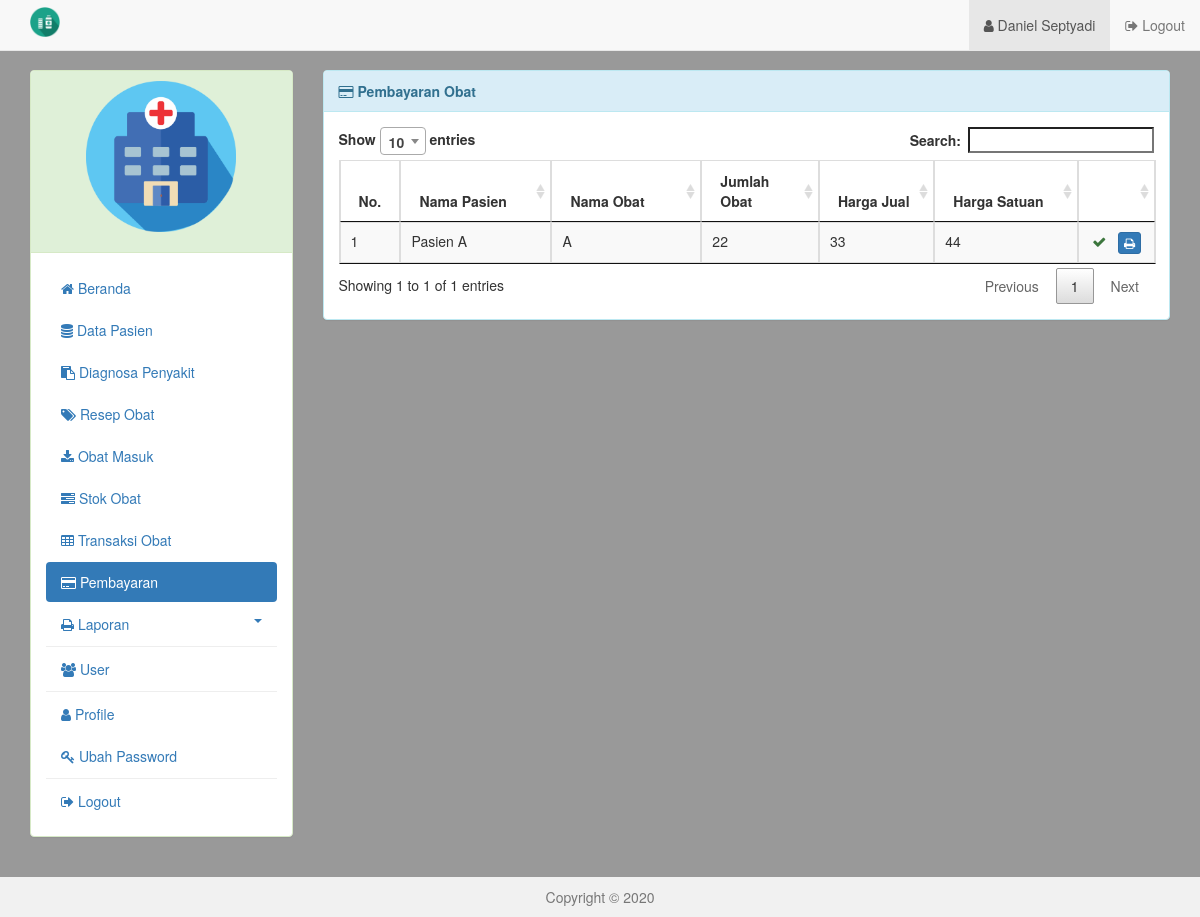
/users?menu=pembayaran (signed in), run on the app's committed database.
### tables this page shows
CREATE TABLE `tbl_user` (
  `id_user` int(10) NOT NULL,
  `nama_lengkap` text DEFAULT NULL,
  `jk` enum('Laki-Laki','Perempuan') DEFAULT NULL,
  `tlp` varchar(16) DEFAULT NULL,
  `username` text DEFAULT NULL,
  `password` text DEFAULT NULL,
  `level` text DEFAULT NULL,
  `tgl_user` datetime DEFAULT NULL
);

CREATE TABLE `tbl_transaksi` (
  `id_transaksi` int(10) NOT NULL,
  `id_pasien` int(10) DEFAULT NULL,
  `id_resep` int(10) DEFAULT NULL,
  `id_stok` int(10) DEFAULT NULL,
  `tanggal_transaksi` date DEFAULT NULL
);

CREATE TABLE `tbl_pasien` (
  `id_pasien` int(11) NOT NULL,
  `nama_pasien` varchar(30) DEFAULT NULL,
  `tempat_lahir` varchar(15) DEFAULT NULL,
  `tanggal_lahir` date DEFAULT NULL,
  `jk_pasien` char(1) DEFAULT NULL,
  `umur_pasien` int(3) DEFAULT NULL,
  `alamat_pasien` text DEFAULT NULL,
  `agama` varchar(10) DEFAULT NULL,
  `tlp_pasien` varchar(15) DEFAULT NULL
);

CREATE TABLE `tbl_resep` (
  `id_resep` int(10) NOT NULL,
  `id_pasien` int(10) DEFAULT NULL,
  `id_dokter` int(10) DEFAULT NULL,
  `tanggal_resep` date DEFAULT NULL,
  `nama_obat` varchar(30) DEFAULT NULL,
  `jenis_obat` varchar(5) DEFAULT NULL,
  `keterangan` text DEFAULT NULL
);

CREATE TABLE `tbl_stok` (
  `id_stok` int(10) NOT NULL,
  `id_masuk` int(10) DEFAULT NULL,
  `dosis_obat` int(3) DEFAULT NULL,
  `jumlah_obat` int(8) DEFAULT NULL,
  `harga_jual` int(8) DEFAULT NULL,
  `harga_satuan` int(8) DEFAULT NULL
);

### config/koneksi.php (called while the page is built, shortened)
<?php
function view($data=''){
  $v1 = "Aplikasi Persediaan Obat";
  $v2 = "";
  $v3 = "";
  if ($data=='navbar') {
    $v = "";
  }elseif ($data=='1') {
    $v = $v1;
  }elseif ($data=='2') {
    $v = $v2;
  }elseif ($data=='3') {
    $v = $v3;
  }elseif ($data=='footer') {
    $v = "Copyright &copy; 2020";
  }else {
    $v = "$v1 $v2 $v3";
  }
  return $v;
}
?>

### users/pembayaran/tabel.php (the view, shortened to what this page needs)
<?php
$cek_data = mysqli_query($con, "SELECT * FROM tbl_transaksi
  INNER JOIN tbl_pasien ON tbl_pasien.id_pasien=tbl_transaksi.id_pasien
  INNER JOIN tbl_resep ON tbl_resep.id_resep=tbl_transaksi.id_resep
  INNER JOIN tbl_stok ON tbl_stok.id_stok=tbl_transaksi.id_stok
  ORDER BY tbl_transaksi.id_transaksi DESC");
?>
<table id="data_tables" class="table table-bordered table-striped table-hover" width="100%">
  <thead>
    <tr>
      <th width="1%">No.</th>
      <th width="20%">Nama Pasien</th>
      <th width="20%">Nama Obat</th>
      <th width="15%">Jumlah Obat</th>
      <th width="15%">Harga Jual</th>
      <th width="19%">Harga Satuan</th>
      <th width="10%"></th>
    </tr>
  </thead>
  <tbody>
    <?php
    $no=1;
    while ($baris = mysqli_fetch_array($cek_data)) {
      $q_bayar = mysqli_query($con, "SELECT * FROM tbl_pembayaran WHERE id_transaksi='$baris[id_transaksi]'");
      $bayar = mysqli_num_rows($q_bayar);?>
      <tr>
        <td><?php echo $no++; ?></td>
        <td><?php echo $baris['nama_pasien']; ?></td>
        <td><?php echo $baris['nama_obat']; ?></td>
        <td><?php echo $baris['jumlah_obat']; ?></td>
        <td><?php echo $baris['harga_jual']; ?></td>
        <td><?php echo $baris['harga_satuan']; ?></td>
        <td class="text-center">
          <?php if ($bayar==0){ ?>
            <a href="users?menu=pembayaran&aksi=tambah&id=<?php echo $baris['id_transaksi']; ?>" class="btn btn-primary btn-xs" title="Bayar">Bayar</a>
          <?php }else{
            $id_bayar = mysqli_fetch_array($q_bayar)['id_bayar'];
            ?>
            <i class="fa fa-check text-success"></i>
            <a href="users/laporan/pembayaran.php?id=<?php echo $id_bayar; ?>" class="btn btn-primary btn-xs" title="Cetak" target="_blank"><i class="fa fa-print"></i> </a>
          <?php } ?>
        </td>
      </tr>
    <?php
    } ?>
  </tbody>
</table>

### users/index.php (shortened to what this page needs)
<?php
include "../config/koneksi.php";
$cek_data = mysqli_query($con, "SELECT * FROM tbl_user WHERE id_user='$_SESSION[id_user]'");
if (mysqli_num_rows($cek_data)==0) {
  echo "<script>window.location='';</script>";
  exit;
}else {
  $nama_akun = mysqli_fetch_array($cek_data)['nama_lengkap'];
}
?>
<!DOCTYPE html>
<html lang="en" dir="ltr">
  <head>
    <link href="assets/css/bootstrap.min.css" rel="stylesheet">
    <link href="assets/css/jquery.dataTables.min.css" rel="stylesheet">
    <link href="assets/css/jquery-ui.css" rel="stylesheet">
    <link href="assets/css/select2.min.css" rel="stylesheet">
    <link href="assets/font-awesome-4.7.0/css/font-awesome.min.css" rel="stylesheet">
    <link href="assets/css/parsley.min.css" rel="stylesheet">
    <link href="assets/css/style.css" rel="stylesheet">
    <link href="assets/css/sticky-footer-navbar.css" rel="stylesheet">
  </head>
  <body style="background:#999;">
    <nav class="navbar navbar-default navbar-fixed-top">
      <div class="container">
        <div class="navbar-header">
          <a class="navbar-x" href="">
            <img src="img/logo2.png" width="30" alt="">
          </a>
        </div>
        <div class="collapse navbar-collapse">
          <ul class="nav navbar-nav navbar-right">
            <li class="active"><a href="users?menu=profile"><i class="fa fa-user"></i> <?php echo $nama_akun; ?></a></li>
            <li><a href="users?menu=logout" onclick="return confirm('Anda Yakin?');"><i class="fa fa-sign-out"></i> Logout</a></li>
          </ul>
        </div>
      </div>
    </nav>
    <div class="container-fluid">
      <div class="col-md-3">
        <?php include "menu.php"; ?>
      </div>
      <div class="col-md-9">
        <?php include "content.php"; ?>
      </div>
    </div>
    <footer class="footer">
      <div class="container">
        <p class="text-muted text-center"><?php echo view('footer'); ?></p>
      </div>
    </footer>
    <link rel="stylesheet" type="text/css" href="assets/plugin/datetimepicker/jquery.datetimepicker.css"/>
  </body>
</html>

### assets/css/sticky-footer-navbar.css (style rules this page uses)
html { position: relative; min-height: 100%; }
body { margin-bottom: 60px; }
.footer { position: absolute; bottom: 0; width: 100%; height: 40px; background-color: #f1f1f1; }
.container .text-muted { margin: 10px 0; }
.footer > .container { padding-right: 15px; padding-left: 15px; }

### users/index.php (style rules this page uses)
.navbar-x { float:left;height: 50px;line-height: 20px;text-decoration:none;color:#f1f1f1;font-size:18px;font-weight:bold;padding: 7px 15px; }
.container-fluid { padding-top:70px; }
nav > .container { margin-left:0px;margin-right:0px;width:100% }

### data on the page
tbl_user: nama_lengkap "Daniel Septyadi"
tbl_transaksi: id_pasien.nama_pasien "Pasien A", id_resep.nama_obat "A", id_stok.jumlah_obat "22", id_stok.harga_jual "33", id_stok.harga_satuan "44"

### other printed values
view('footer') "Copyright © 2020"
